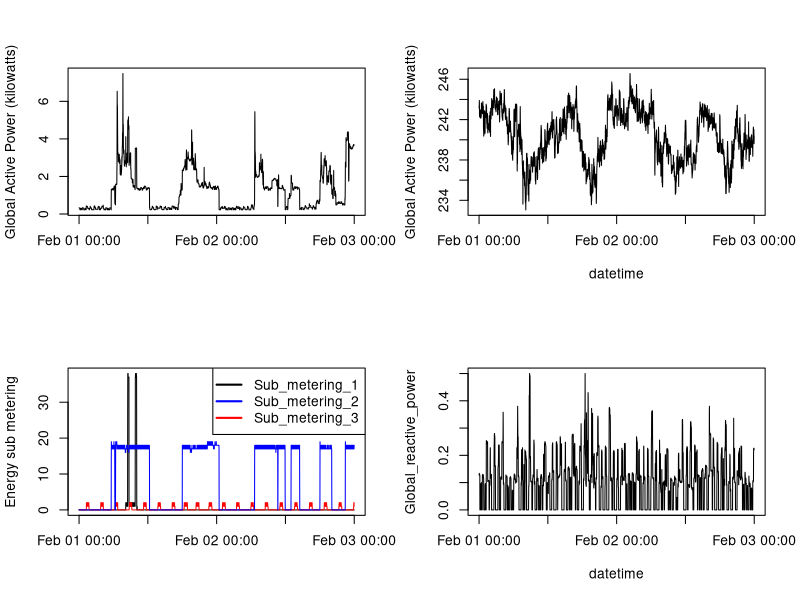

Source code (R):
data <- read.table("filtered_power_consumption.txt", header = TRUE, na.strings="?", sep=";")

# convert datetime
data$DateTime=strptime(paste(data$Date, data$Time), "%d/%m/%Y %H:%M:%S")

# start ploting...

png(file = "plot4.png")
par(mfrow=c(2,2))

plot(data$DateTime, data$Global_active_power, type="n", xlab="", ylab="Global Active Power (kilowatts)")
lines(data$DateTime, data$Global_active_power)

plot(data$DateTime, data$Voltage, type="n", xlab="datetime", ylab="Global Active Power (kilowatts)")
lines(data$DateTime, data$Voltage)

plot(data$DateTime, data$Sub_metering_1, type="n", xlab="", ylab="Energy sub metering")
lines(data$DateTime, data$Sub_metering_1)
lines(data$DateTime, data$Sub_metering_2, col="red")
lines(data$DateTime, data$Sub_metering_3, col="blue")
legend("topright", pch = ".", lwd=2, col = c("black", "blue", "red"), legend = c("Sub_metering_1", "Sub_metering_2", "Sub_metering_3"))

plot(data$DateTime, data$Global_reactive_power, type="n", xlab="datetime", ylab="Global_reactive_power")
lines(data$DateTime, data$Global_reactive_power)
dev.off()
